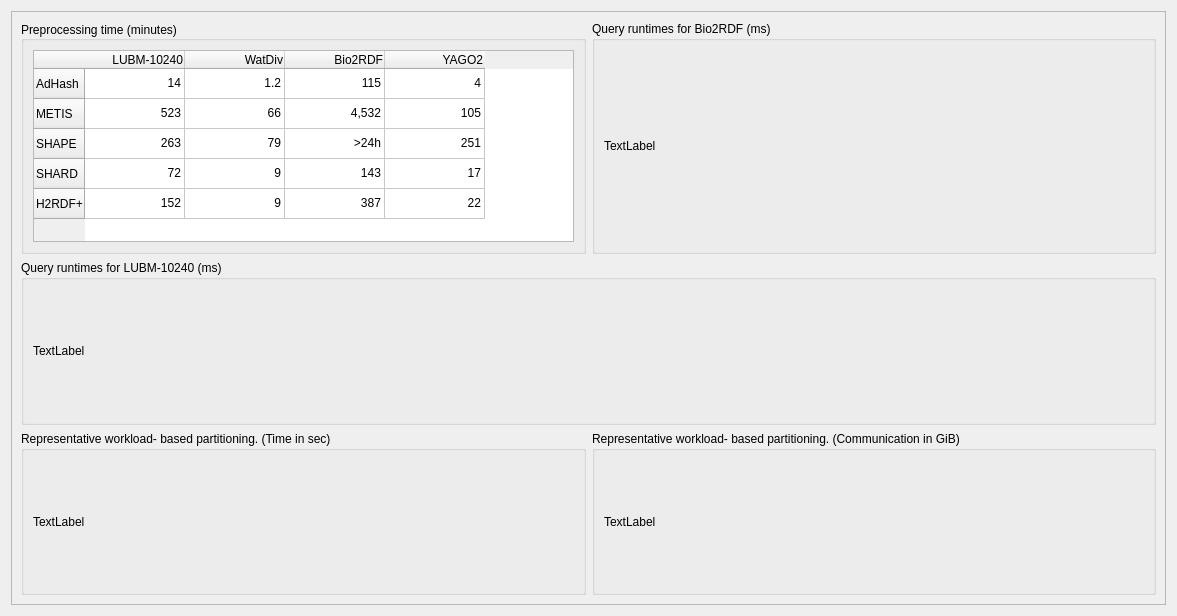
<?xml version="1.0" encoding="UTF-8"?>
<ui version="4.0">
 <class>ComparisonTab</class>
 <widget class="QWidget" name="ComparisonTab">
  <property name="geometry">
   <rect>
    <x>0</x>
    <y>0</y>
    <width>1177</width>
    <height>616</height>
   </rect>
  </property>
  <property name="windowTitle">
   <string>Form</string>
  </property>
  <layout class="QGridLayout" name="gridLayout_2">
   <item row="0" column="0">
    <widget class="QScrollArea" name="scrollArea">
     <property name="widgetResizable">
      <bool>true</bool>
     </property>
     <widget class="QWidget" name="scrollAreaWidgetContents">
      <property name="geometry">
       <rect>
        <x>0</x>
        <y>0</y>
        <width>1157</width>
        <height>596</height>
       </rect>
      </property>
      <layout class="QGridLayout" name="gridLayout">
       <item row="2" column="0">
        <widget class="QGroupBox" name="groupBox_5">
         <property name="sizePolicy">
          <sizepolicy hsizetype="Preferred" vsizetype="Minimum">
           <horstretch>0</horstretch>
           <verstretch>0</verstretch>
          </sizepolicy>
         </property>
         <property name="title">
          <string>Representative workload- based partitioning. (Time in sec)</string>
         </property>
         <layout class="QGridLayout" name="gridLayout_11">
          <item row="0" column="0">
           <widget class="QLabel" name="partout_time">
            <property name="text">
             <string>TextLabel</string>
            </property>
           </widget>
          </item>
         </layout>
        </widget>
       </item>
       <item row="0" column="1">
        <widget class="QGroupBox" name="groupBox_3">
         <property name="sizePolicy">
          <sizepolicy hsizetype="Preferred" vsizetype="Minimum">
           <horstretch>0</horstretch>
           <verstretch>0</verstretch>
          </sizepolicy>
         </property>
         <property name="title">
          <string>Query runtimes for Bio2RDF (ms)</string>
         </property>
         <layout class="QGridLayout" name="gridLayout_4">
          <item row="0" column="0">
           <widget class="QLabel" name="bio2rdf">
            <property name="text">
             <string>TextLabel</string>
            </property>
           </widget>
          </item>
         </layout>
        </widget>
       </item>
       <item row="0" column="0">
        <widget class="QGroupBox" name="groupBox">
         <property name="sizePolicy">
          <sizepolicy hsizetype="Minimum" vsizetype="Minimum">
           <horstretch>0</horstretch>
           <verstretch>0</verstretch>
          </sizepolicy>
         </property>
         <property name="title">
          <string>Preprocessing time (minutes)</string>
         </property>
         <property name="alignment">
          <set>Qt::AlignLeading|Qt::AlignLeft|Qt::AlignVCenter</set>
         </property>
         <layout class="QGridLayout" name="gridLayout_3">
          <item row="0" column="0">
           <widget class="QTableWidget" name="startupTab">
            <property name="sizePolicy">
             <sizepolicy hsizetype="Minimum" vsizetype="Minimum">
              <horstretch>0</horstretch>
              <verstretch>0</verstretch>
             </sizepolicy>
            </property>
            <property name="horizontalScrollBarPolicy">
             <enum>Qt::ScrollBarAsNeeded</enum>
            </property>
            <attribute name="horizontalHeaderStretchLastSection">
             <bool>false</bool>
            </attribute>
            <attribute name="verticalHeaderShowSortIndicator" stdset="0">
             <bool>false</bool>
            </attribute>
            <attribute name="verticalHeaderStretchLastSection">
             <bool>false</bool>
            </attribute>
            <row>
             <property name="text">
              <string>AdHash</string>
             </property>
            </row>
            <row>
             <property name="text">
              <string>METIS</string>
             </property>
            </row>
            <row>
             <property name="text">
              <string>SHAPE</string>
             </property>
            </row>
            <row>
             <property name="text">
              <string>SHARD</string>
             </property>
            </row>
            <row>
             <property name="text">
              <string>H2RDF+</string>
             </property>
            </row>
            <column>
             <property name="text">
              <string>LUBM-10240</string>
             </property>
             <property name="textAlignment">
              <set>AlignRight|AlignVCenter</set>
             </property>
            </column>
            <column>
             <property name="text">
              <string>WatDiv</string>
             </property>
             <property name="textAlignment">
              <set>AlignRight|AlignVCenter</set>
             </property>
            </column>
            <column>
             <property name="text">
              <string>Bio2RDF</string>
             </property>
             <property name="textAlignment">
              <set>AlignRight|AlignVCenter</set>
             </property>
            </column>
            <column>
             <property name="text">
              <string>YAGO2</string>
             </property>
             <property name="textAlignment">
              <set>AlignRight|AlignVCenter</set>
             </property>
            </column>
            <item row="0" column="0">
             <property name="text">
              <string>14</string>
             </property>
             <property name="textAlignment">
              <set>AlignRight|AlignVCenter</set>
             </property>
            </item>
            <item row="0" column="1">
             <property name="text">
              <string>1.2</string>
             </property>
             <property name="textAlignment">
              <set>AlignRight|AlignVCenter</set>
             </property>
            </item>
            <item row="0" column="2">
             <property name="text">
              <string>115</string>
             </property>
             <property name="textAlignment">
              <set>AlignRight|AlignVCenter</set>
             </property>
            </item>
            <item row="0" column="3">
             <property name="text">
              <string>4</string>
             </property>
             <property name="textAlignment">
              <set>AlignRight|AlignVCenter</set>
             </property>
            </item>
            <item row="1" column="0">
             <property name="text">
              <string>523</string>
             </property>
             <property name="textAlignment">
              <set>AlignRight|AlignVCenter</set>
             </property>
            </item>
            <item row="1" column="1">
             <property name="text">
              <string>66</string>
             </property>
             <property name="textAlignment">
              <set>AlignRight|AlignVCenter</set>
             </property>
            </item>
            <item row="1" column="2">
             <property name="text">
              <string>4,532</string>
             </property>
             <property name="textAlignment">
              <set>AlignRight|AlignVCenter</set>
             </property>
            </item>
            <item row="1" column="3">
             <property name="text">
              <string>105</string>
             </property>
             <property name="textAlignment">
              <set>AlignRight|AlignVCenter</set>
             </property>
            </item>
            <item row="2" column="0">
             <property name="text">
              <string>263</string>
             </property>
             <property name="textAlignment">
              <set>AlignRight|AlignVCenter</set>
             </property>
            </item>
            <item row="2" column="1">
             <property name="text">
              <string>79</string>
             </property>
             <property name="textAlignment">
              <set>AlignRight|AlignVCenter</set>
             </property>
            </item>
            <item row="2" column="2">
             <property name="text">
              <string>&gt;24h</string>
             </property>
             <property name="textAlignment">
              <set>AlignRight|AlignVCenter</set>
             </property>
            </item>
            <item row="2" column="3">
             <property name="text">
              <string>251</string>
             </property>
             <property name="textAlignment">
              <set>AlignRight|AlignVCenter</set>
             </property>
            </item>
            <item row="3" column="0">
             <property name="text">
              <string>72</string>
             </property>
             <property name="textAlignment">
              <set>AlignRight|AlignVCenter</set>
             </property>
            </item>
            <item row="3" column="1">
             <property name="text">
              <string>9</string>
             </property>
             <property name="textAlignment">
              <set>AlignRight|AlignVCenter</set>
             </property>
            </item>
            <item row="3" column="2">
             <property name="text">
              <string>143</string>
             </property>
             <property name="textAlignment">
              <set>AlignRight|AlignVCenter</set>
             </property>
            </item>
            <item row="3" column="3">
             <property name="text">
              <string>17</string>
             </property>
             <property name="textAlignment">
              <set>AlignRight|AlignVCenter</set>
             </property>
            </item>
            <item row="4" column="0">
             <property name="text">
              <string>152</string>
             </property>
             <property name="textAlignment">
              <set>AlignRight|AlignVCenter</set>
             </property>
            </item>
            <item row="4" column="1">
             <property name="text">
              <string>9</string>
             </property>
             <property name="textAlignment">
              <set>AlignRight|AlignVCenter</set>
             </property>
            </item>
            <item row="4" column="2">
             <property name="text">
              <string>387</string>
             </property>
             <property name="textAlignment">
              <set>AlignRight|AlignVCenter</set>
             </property>
            </item>
            <item row="4" column="3">
             <property name="text">
              <string>22</string>
             </property>
             <property name="textAlignment">
              <set>AlignRight|AlignVCenter</set>
             </property>
            </item>
           </widget>
          </item>
         </layout>
        </widget>
       </item>
       <item row="1" column="0" colspan="2">
        <widget class="QGroupBox" name="groupBox_6">
         <property name="sizePolicy">
          <sizepolicy hsizetype="Preferred" vsizetype="Minimum">
           <horstretch>0</horstretch>
           <verstretch>0</verstretch>
          </sizepolicy>
         </property>
         <property name="title">
          <string>Query runtimes for LUBM-10240 (ms)</string>
         </property>
         <layout class="QGridLayout" name="gridLayout_12">
          <item row="0" column="0">
           <widget class="QLabel" name="lubm1b">
            <property name="text">
             <string>TextLabel</string>
            </property>
           </widget>
          </item>
         </layout>
        </widget>
       </item>
       <item row="2" column="1">
        <widget class="QGroupBox" name="groupBox_7">
         <property name="sizePolicy">
          <sizepolicy hsizetype="Preferred" vsizetype="Minimum">
           <horstretch>0</horstretch>
           <verstretch>0</verstretch>
          </sizepolicy>
         </property>
         <property name="title">
          <string>Representative workload- based partitioning. (Communication in GiB)</string>
         </property>
         <layout class="QGridLayout" name="gridLayout_13">
          <item row="0" column="0">
           <widget class="QLabel" name="partout_comm">
            <property name="text">
             <string>TextLabel</string>
            </property>
           </widget>
          </item>
         </layout>
        </widget>
       </item>
      </layout>
     </widget>
    </widget>
   </item>
  </layout>
 </widget>
 <resources/>
 <connections/>
</ui>
